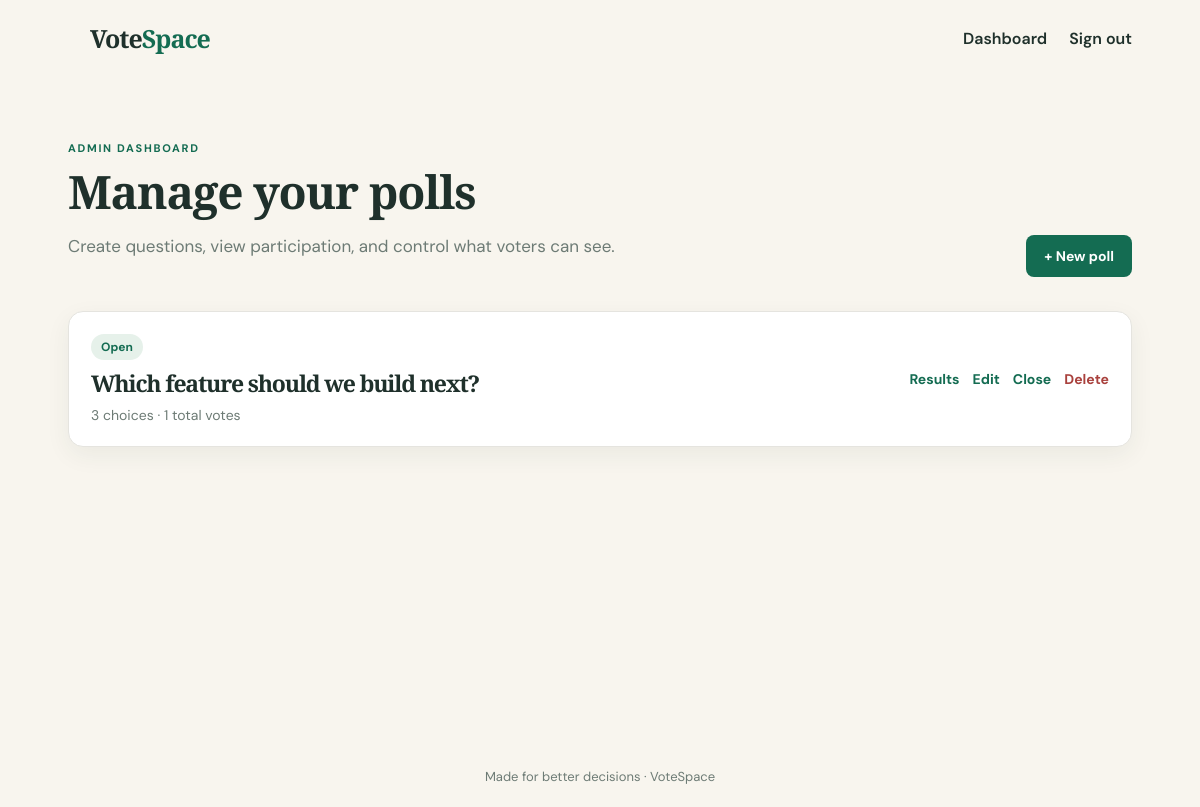
Screenshot of /admin (signed in) with the database file from the repository.
### tables this page shows
CREATE TABLE questions (
            id INTEGER PRIMARY KEY AUTOINCREMENT,
            question TEXT NOT NULL,
            is_active INTEGER NOT NULL DEFAULT 1,
            created_at TEXT NOT NULL DEFAULT CURRENT_TIMESTAMP
        );

### app.py (the view)
@app.route("/admin")
@admin_required
def admin_dashboard():
    questions = get_db().execute("""
        SELECT q.*, COALESCE(SUM(c.votes), 0) AS total_votes, COUNT(c.id) AS choice_count
        FROM questions q LEFT JOIN choices c ON c.question_id = q.id
        GROUP BY q.id ORDER BY q.created_at DESC
    """).fetchall()
    return render_template("admin_dashboard.html", questions=questions)

### app.py (called while the page is built)
def get_db():
    if "db" not in g:
        g.db = sqlite3.connect(app.config["DATABASE"])
        g.db.row_factory = sqlite3.Row
        g.db.execute("PRAGMA foreign_keys = ON")
    return g.db

def admin_required(view):
    @wraps(view)
    def wrapped(*args, **kwargs):
        if not session.get("admin_id"):
            flash("Please sign in to access the admin area.", "warning")
            return redirect(url_for("admin_login"))
        return view(*args, **kwargs)
    return wrapped

### templates/admin_dashboard.html
{% extends 'base.html' %}{% block title %}Dashboard · VoteSpace{% endblock %}{% block content %}
<div class="admin-heading"><div><p class="eyebrow">ADMIN DASHBOARD</p><h1>Manage your polls</h1><p>Create questions, view participation, and control what voters can see.</p></div><a class="button" href="{{ url_for('create_question') }}">+ New poll</a></div>
<section class="admin-list">{% for question in questions %}<article class="admin-poll"><div class="admin-poll-main"><span class="status {{ 'closed' if not question.is_active else '' }}">{{ 'Open' if question.is_active else 'Closed' }}</span><h2>{{ question.question }}</h2><p>{{ question.choice_count }} choices · {{ question.total_votes }} total votes</p></div><div class="admin-actions"><a href="{{ url_for('results', question_id=question.id) }}">Results</a><a href="{{ url_for('edit_question', question_id=question.id) }}">Edit</a><form method="post" action="{{ url_for('toggle_question', question_id=question.id) }}"><button>{{ 'Close' if question.is_active else 'Open' }}</button></form><form method="post" action="{{ url_for('delete_question', question_id=question.id) }}" onsubmit="return confirm('Delete this poll and all its votes?')"><button class="danger">Delete</button></form></div></article>{% else %}<div class="empty">No polls created yet. <a href="{{ url_for('create_question') }}">Create your first one.</a></div>{% endfor %}</section>
{% endblock %}

### static/style.css (style rules this page uses)
:root { --ink:#1f302b;--muted:#6d7b75;--cream:#f8f5ee;--green:#146c52;--light:#e6f1ea;--red:#a9413d }
* { box-sizing:border-box }
body { margin:0;background:var(--cream);color:var(--ink);font-family:'DM Sans',sans-serif }
.eyebrow { color:var(--green);font-size:11px;font-weight:700;letter-spacing:1.7px;margin:0 0 13px }
h1,h2 { font-family:'Playfair Display',serif;letter-spacing:-1.2px;margin:0 }
h1 { font-size:clamp(38px,6vw,64px);line-height:1.04 }
h2 { font-size:24px;line-height:1.2 }
.hero>p:last-child,.admin-heading p:last-child,.auth-card>p:not(.eyebrow) { color:var(--muted);font-size:17px;line-height:1.6;max-width:550px }
.poll-card,.admin-poll,.center-card,.auth-card,.form-card { background:#fff;border:1px solid #e5e4df;border-radius:15px;box-shadow:0 8px 25px #273c3010 }
.status { display:inline-block;width:max-content;color:var(--green);background:var(--light);border-radius:20px;padding:5px 10px;font-size:12px;font-weight:700;margin-bottom:20px }
.card-actions a:not(.button),.results-link,.back,.admin-actions a { color:var(--green);font-weight:700;text-decoration:none;font-size:14px }
.button { display:inline-block;background:var(--green);border:0;border-radius:8px;color:#fff!important;padding:12px 18px;text-decoration:none;font:700 14px 'DM Sans',sans-serif;cursor:pointer }
.admin-heading { display:flex;align-items:end;justify-content:space-between;gap:20px;margin:25px 0 34px }
.admin-heading h1 { font-size:46px }
.admin-list { display:grid;gap:12px }
.admin-poll { padding:22px;display:flex;justify-content:space-between;align-items:center;gap:18px }
.admin-poll .status { margin:0 0 10px }
.admin-poll h2 { font-size:23px }
.admin-poll p { color:var(--muted);font-size:14px;margin:8px 0 0 }
.admin-actions { display:flex;align-items:center;gap:13px }
.admin-actions form { margin:0 }
.admin-actions button { background:none;border:0;color:var(--green);font:700 14px 'DM Sans',sans-serif;cursor:pointer;padding:0 }
.admin-actions .danger { color:var(--red) }

### rows the page displays
questions: is_active "Open", question "Which feature should we build next?", choice_count "3", total_votes "1", is_active "Close"
